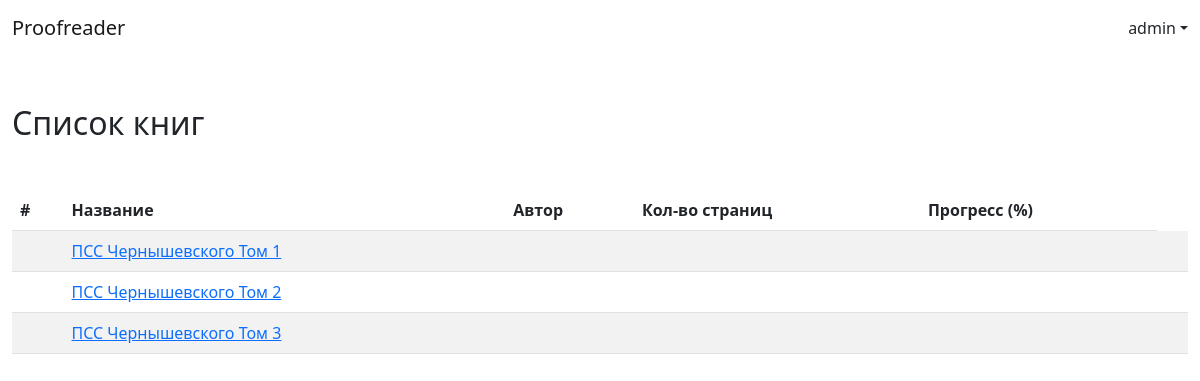
Screenshot of /book (signed in) with the database file from the repository.
### accounts/models.py (models this page shows)
class CustomUser(AbstractUser):
    pass

### books/models.py (models this page shows, shortened)
class Book(models.Model):
    id = models.UUIDField(primary_key=True, default=uuid.uuid4, editable=False)
    name = models.CharField(max_length=100)
    author = models.ForeignKey(Author, on_delete=models.PROTECT, related_name="books")

### books/views.py (the view)
# urls.py: path("book", BookListView.as_view(), name="book_list"),
class BookListView(ListView):
    model = Book
    template_name = "book/book_list.html"

### templates/book/book_list.html (shortened to what this page needs)
{% extends 'base.html' %}
{% block content %}
    <div class="container-xxl my-5">
        <h2>Список книг</h2>
        <table class="table my-5 table-striped table-hover">
            <thead>
                <tr>
                    <th scope="col">#</th>
                    <th scope="col">Название</th>
                    <th scope="col">Автор</th>
                    <th scope="col">Кол-во страниц</th>
                    <th scope="col">Прогресс (%)</th>
                </tr>
            </thead>
            <tbody>
                {% for book in object_list %}
                    <tr>
                        <th scope="row"></th>
                        <td>
                            <a href="{% url "page_list" book.id %}">{{ book.name }}</a>
                        </td>
                        <td></td>
                        <td></td>
                        <td></td>
                        <td></td>
                    </tr>
                {% endfor %}
            </tbody>
        </table>
    </div>
{% endblock content %}

### templates/base.html (shortened to what this page needs)
<!doctype html>
<html lang="en">
    <head>
        <link href="https://cdn.jsdelivr.net/npm/bootstrap@5.2.0-beta1/dist/css/bootstrap.min.css"
              rel="stylesheet"
/>
        <link rel="stylesheet"
              href="https://cdn.jsdelivr.net/npm/bootstrap-icons@1.8.3/font/bootstrap-icons.css"/>
    </head>
    <body>
        <nav class="navbar">
            <div class="container-xxl justify-content-between">
                <a class="navbar-brand" href="{% url "home" %}">Proofreader</a>
                {% if user.is_authenticated %}
                    <div class="nav-item dropdown">
                        <a class="nav-link dropdown-toggle"
                           href="#"
                           role="button"
                           data-bs-toggle="dropdown">{{ user.username }}</a>
                    </div>
                {% endif %}
            </div>
        </nav>
        {% block content %}
        {% endblock content %}
    </body>
</html>

### rows the page displays
CustomUser: username "admin"
Book: name "ПСС Чернышевского Том 1"
Book: name "ПСС Чернышевского Том 2"
Book: name "ПСС Чернышевского Том 3"
